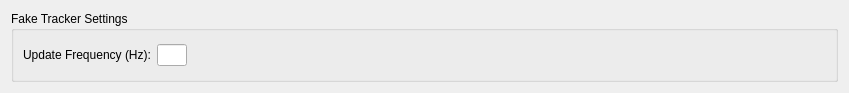
<?xml version="1.0" encoding="UTF-8"?>
<ui version="4.0">
 <class>FakeTrackerSettingsWidget</class>
 <widget class="QWidget" name="FakeTrackerSettingsWidget">
  <property name="geometry">
   <rect>
    <x>0</x>
    <y>0</y>
    <width>849</width>
    <height>93</height>
   </rect>
  </property>
  <property name="windowTitle">
   <string>Form</string>
  </property>
  <layout class="QGridLayout" name="gridLayout_2">
   <item row="0" column="0">
    <layout class="QVBoxLayout" name="verticalLayout_5">
     <item>
      <widget class="QGroupBox" name="groupBox">
       <property name="title">
        <string>Fake Tracker Settings</string>
       </property>
       <layout class="QGridLayout" name="gridLayout">
        <item row="0" column="0">
         <layout class="QVBoxLayout" name="verticalLayout_3">
          <item>
           <layout class="QHBoxLayout" name="horizontalLayout_6">
            <item>
             <widget class="QLabel" name="updateFrequencyFakeTrackerLabel">
              <property name="text">
               <string>Update Frequency (Hz):</string>
              </property>
             </widget>
            </item>
            <item>
             <widget class="QLineEdit" name="updateFrequencyFakeTrackerLineEdit">
              <property name="sizePolicy">
               <sizepolicy hsizetype="Fixed" vsizetype="Fixed">
                <horstretch>0</horstretch>
                <verstretch>0</verstretch>
               </sizepolicy>
              </property>
              <property name="maximumSize">
               <size>
                <width>30</width>
                <height>16777215</height>
               </size>
              </property>
             </widget>
            </item>
            <item>
             <spacer name="horizontalSpacer">
              <property name="orientation">
               <enum>Qt::Horizontal</enum>
              </property>
              <property name="sizeHint" stdset="0">
               <size>
                <width>40</width>
                <height>20</height>
               </size>
              </property>
             </spacer>
            </item>
           </layout>
          </item>
         </layout>
        </item>
       </layout>
      </widget>
     </item>
    </layout>
   </item>
  </layout>
 </widget>
 <resources/>
 <connections/>
</ui>
